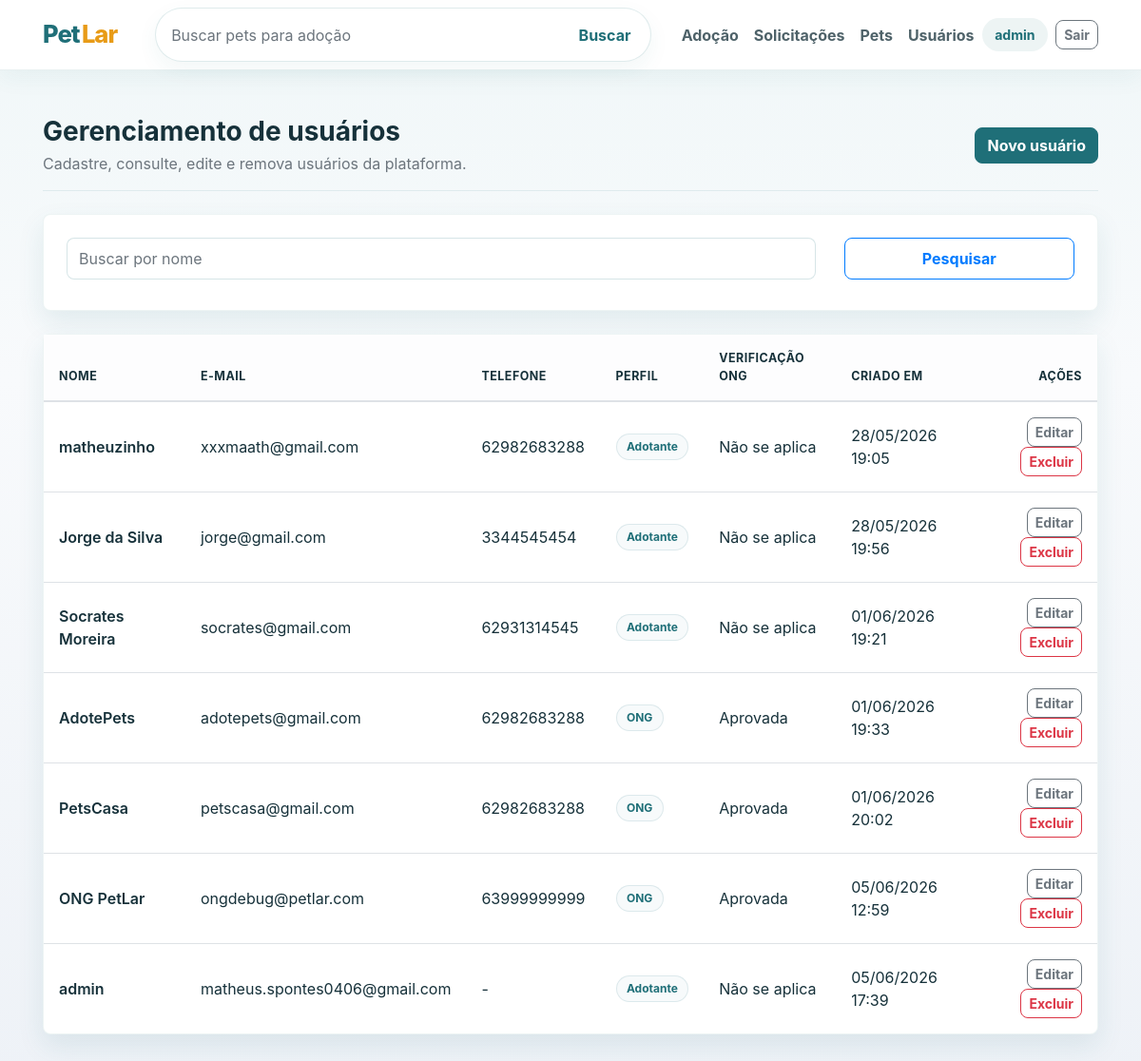
Page /usuarios/ (signed in) on the earlier database version.
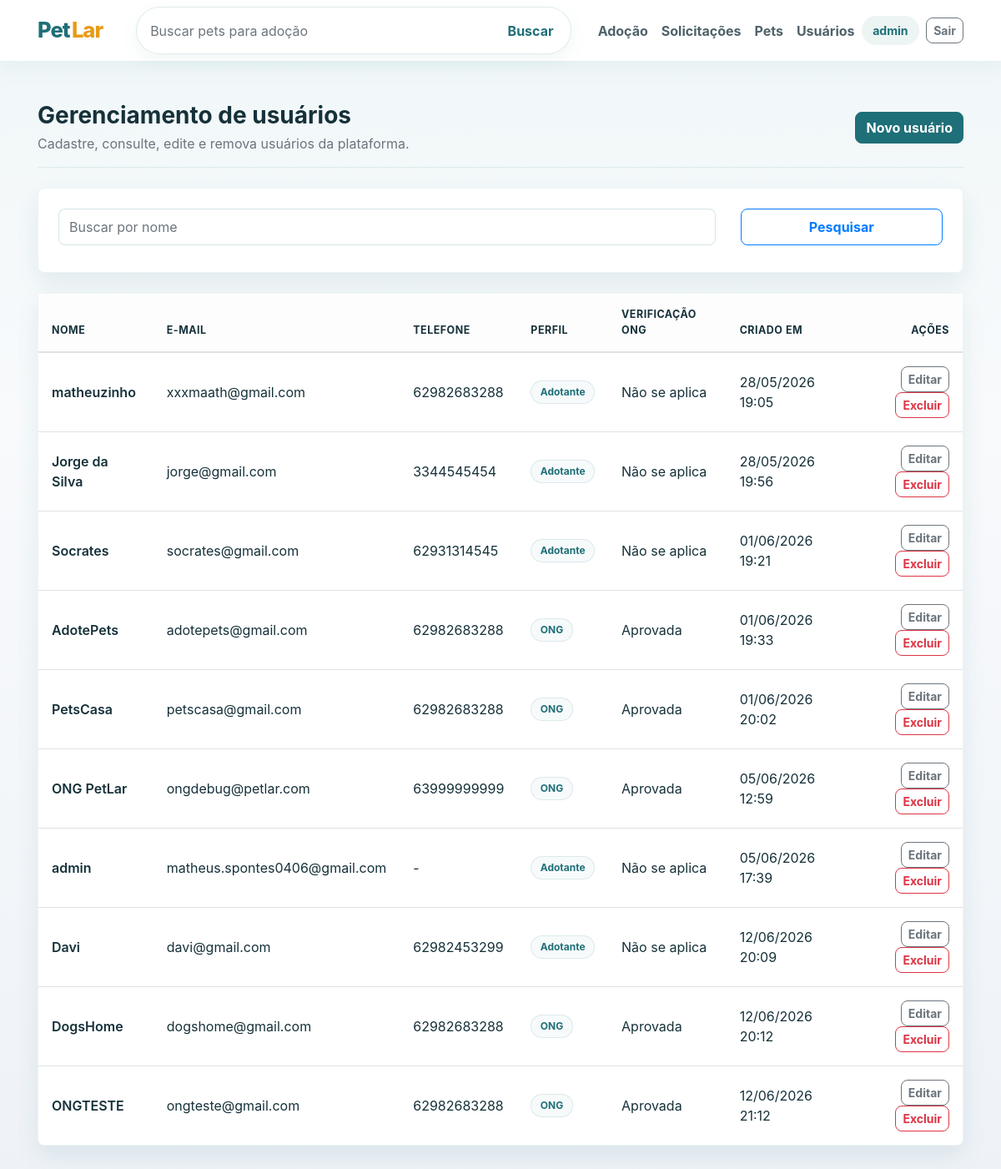
Same page on the later database version.
### user/models.py (models this page shows, shortened)
class User(models.Model):
    id = models.AutoField(primary_key=True)
    nome = models.CharField(max_length=255)
    email = models.EmailField(unique=True)
    senha = models.CharField(max_length=255)
    telefone = models.CharField(max_length=20, blank=True, null=True)
    tipo_usuario = models.CharField(
        max_length=20,
        choices=OPCOES_TIPO_USUARIO,
        default=TIPO_ADOTANTE,
    )
    razao_social_ong = models.CharField(max_length=255, blank=True, null=True)
    cnpj_ong = models.CharField(max_length=18, blank=True, null=True)
    comprovante_ong = models.FileField(upload_to='comprovantes_ongs/', blank=True, null=True)
    status_verificacao_ong = models.CharField(
        max_length=20,
        choices=OPCOES_STATUS_VERIFICACAO_ONG,
        default=STATUS_ONG_NAO_SE_APLICA,
    )
    data_criacao = models.DateTimeField(auto_now_add=True)

### user/views.py (the view)
# urls.py: path('', ListarUsuarios.as_view(), name='listar_usuarios'),
class ListarUsuarios(AdminRequiredMixin, ListView):
    model = User
    template_name = 'user/listar_usuarios.html'
    context_object_name = 'usuarios'
    def get_queryset(self, **kwargs):
        pesquisa = self.request.GET.get('pesquisa')
        queryset = User.objects.all()
        if pesquisa is not None:
            queryset = queryset.filter(nome__icontains=pesquisa)
        return queryset

### PetLar/mixins.py (called while the page is built)
def get_custom_user_for_request(request):
    if not request.user.is_authenticated:
        return None
    email = getattr(request.user, 'email', '')
    if not email:
        return None
    return CustomUser.objects.filter(email=email).first()

    def get_perfil_usuario(self):
        return get_custom_user_for_request(self.request)

    def usuario_pode_gerenciar_pets(self, perfil_usuario):
        if self.request.user.is_authenticated and self.request.user.is_superuser:
            return True
        return bool(
            perfil_usuario
            and perfil_usuario.tipo_usuario == TIPO_ONG
            and perfil_usuario.ong_aprovada
        )

    def get_solicitacoes_pendentes_ong_count(self, perfil_usuario):
        if not (
            perfil_usuario
            and perfil_usuario.tipo_usuario == TIPO_ONG
            and perfil_usuario.ong_aprovada
        ):
            return 0
        from solicitacao.models import SolicitacaoDeAdocao
        return SolicitacaoDeAdocao.objects.filter(
            pet__responsavel=perfil_usuario,
            status='PENDENTE',
        ).count()

### templates/user/listar_usuarios.html (shortened to what this page needs)
{% extends 'base.html' %}
{% block content %}
<section class="page-heading d-md-flex align-items-md-center justify-content-between mb-4">
	<div>
		<h1 class="h3 font-weight-bold mb-1">Gerenciamento de usuários</h1>
		<p class="text-muted mb-0">Cadastre, consulte, edite e remova usuários da plataforma.</p>
	</div>
	<a href="{% url 'criar_usuario' %}" class="btn btn-primary mt-3 mt-md-0">Novo usuário</a>
</section>
<section class="petlar-card p-3 p-md-4 mb-4">
	<form method="get" class="row g-2">
		<div class="col-12 col-md-9">
			<input type="text" class="form-control" name="pesquisa" value="{{ request.GET.pesquisa }}" placeholder="Buscar por nome">
		</div>
		<div class="col-12 col-md-3 d-grid">
			<button type="submit" class="btn btn-outline-primary">Pesquisar</button>
		</div>
	</form>
</section>
<section class="petlar-card p-0 overflow-hidden">
	<div class="table-responsive">
		<table class="table table-hover align-middle mb-0">
			<thead class="table-light">
				<tr>
					<th>Nome</th>
					<th>E-mail</th>
					<th>Telefone</th>
					<th>Perfil</th>
					<th>Verificação ONG</th>
					<th>Criado em</th>
					<th class="text-end">Ações</th>
				</tr>
			</thead>
			<tbody>
				{% for usuario in usuarios %}
				<tr>
					<td class="font-weight-semibold">{{ usuario.nome }}</td>
					<td>{{ usuario.email }}</td>
					<td>{{ usuario.telefone|default:'-' }}</td>
					<td><span class="badge badge-soft">{{ usuario.get_tipo_usuario_display }}</span></td>
					<td>{{ usuario.get_status_verificacao_ong_display }}</td>
					<td>{{ usuario.data_criacao|date:'d/m/Y H:i' }}</td>
					<td class="text-end">
						<a href="{% url 'editar_usuario' usuario.pk %}" class="btn btn-sm btn-outline-secondary">Editar</a>
						<a href="{% url 'deletar_usuario' usuario.pk %}" class="btn btn-sm btn-outline-danger">Excluir</a>
					</td>
				</tr>
				{% empty %}
				<tr>
					<td colspan="7" class="text-center py-4 text-muted">Nenhum usuário encontrado.</td>
				</tr>
				{% endfor %}
			</tbody>
		</table>
	</div>
</section>
{% endblock %}

### templates/base.html (shortened to what this page needs)
<!DOCTYPE html>
<html lang="pt-BR">
<head>
	{% load static %}
	<link href="{% static 'css/bootstrap.min.css' %}" rel="stylesheet">
	<link href="{% static 'css/petlar.css' %}" rel="stylesheet">
</head>
<body>
	{% if user.is_authenticated %}
	<nav class="navbar navbar-expand-lg navbar-light petlar-topbar">
		<div class="container">
			<a class="navbar-brand petlar-brand" href="{% url 'home_pets' %}">
				<span class="petlar-brand-mark">Pet</span><span class="petlar-brand-accent">Lar</span>
			</a>
			<div class="collapse navbar-collapse" id="petlarNav">
				<form class="petlar-search my-3 my-lg-0 mx-lg-4" action="{% url 'home_pets' %}" method="get">
					<input type="text" class="form-control" name="pesquisa" value="{{ request.GET.pesquisa }}" placeholder="Buscar pets para adoção" aria-label="Buscar pets">
					<button type="submit" class="btn btn-link">Buscar</button>
				</form>
				<ul class="navbar-nav ml-auto align-items-lg-center">
					<li class="nav-item">
						<a class="nav-link" href="{% url 'home_pets' %}">Adoção</a>
					</li>
					<li class="nav-item">
						<a class="nav-link" href="{% url 'listar_solicitacoes' %}">Solicitações</a>
					</li>
					{% if can_manage_pets %}
						<li class="nav-item">
							<a class="nav-link" href="{% url 'listar_pets' %}">Pets</a>
						</li>
					{% endif %}
					{% if is_admin_profile %}
						<li class="nav-item">
							<a class="nav-link" href="{% url 'listar_usuarios' %}">Usuários</a>
						</li>
					{% endif %}
					{% if perfil_usuario %}
						<li class="nav-item d-none d-lg-block">
							<span class="petlar-user-pill" title="{{ perfil_usuario.nome }}">{{ perfil_usuario.nome }}</span>
						</li>
					{% endif %}
					<li class="nav-item ml-lg-2">
						<a class="btn btn-outline-secondary btn-sm" href="{% url 'logout' %}">Sair</a>
					</li>
				</ul>
			</div>
		</div>
	</nav>
	{% endif %}
	<main class="container py-4 py-md-5">
		{% block content %}{% endblock %}
	</main>
</body>
</html>

Differences in the rows shown:
changed User "socrates@gmail.com": nome "Socrates Moreira" → "Socrates"
added User: nome "Davi", email "davi@gmail.com", telefone "62982453299", tipo_usuario "Adotante", status_verificacao_ong "Não se aplica", data_criacao "12/06/2026 20:09"
added User: nome "DogsHome", email "dogshome@gmail.com", telefone "62982683288", tipo_usuario "ONG", status_verificacao_ong "Aprovada", data_criacao "12/06/2026 20:12"
added User: nome "ONGTESTE", email "ongteste@gmail.com", telefone "62982683288", tipo_usuario "ONG", status_verificacao_ong "Aprovada", data_criacao "12/06/2026 21:12"
